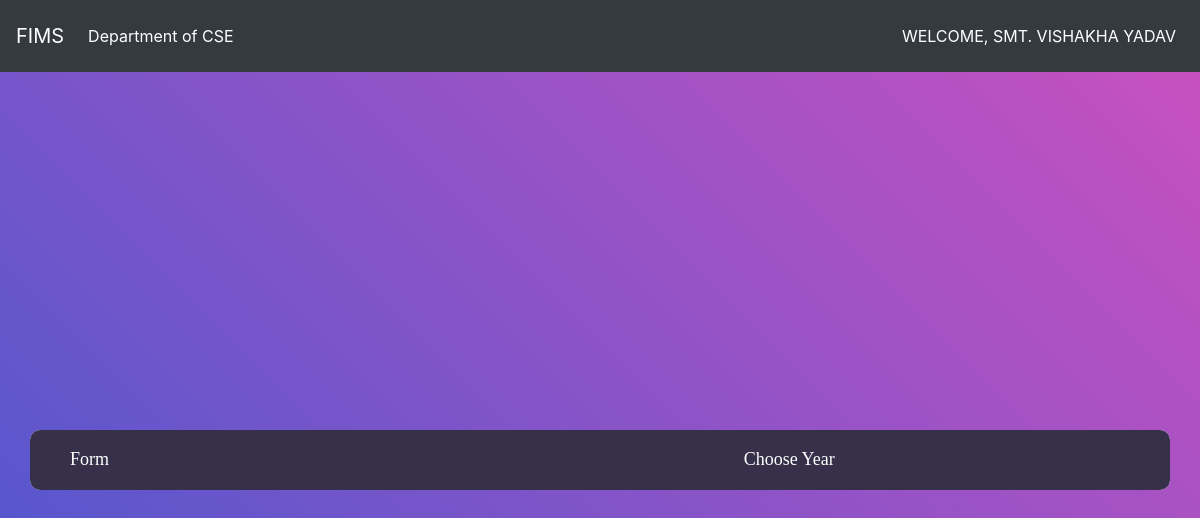
The app's page /index/ (signed in), older data.
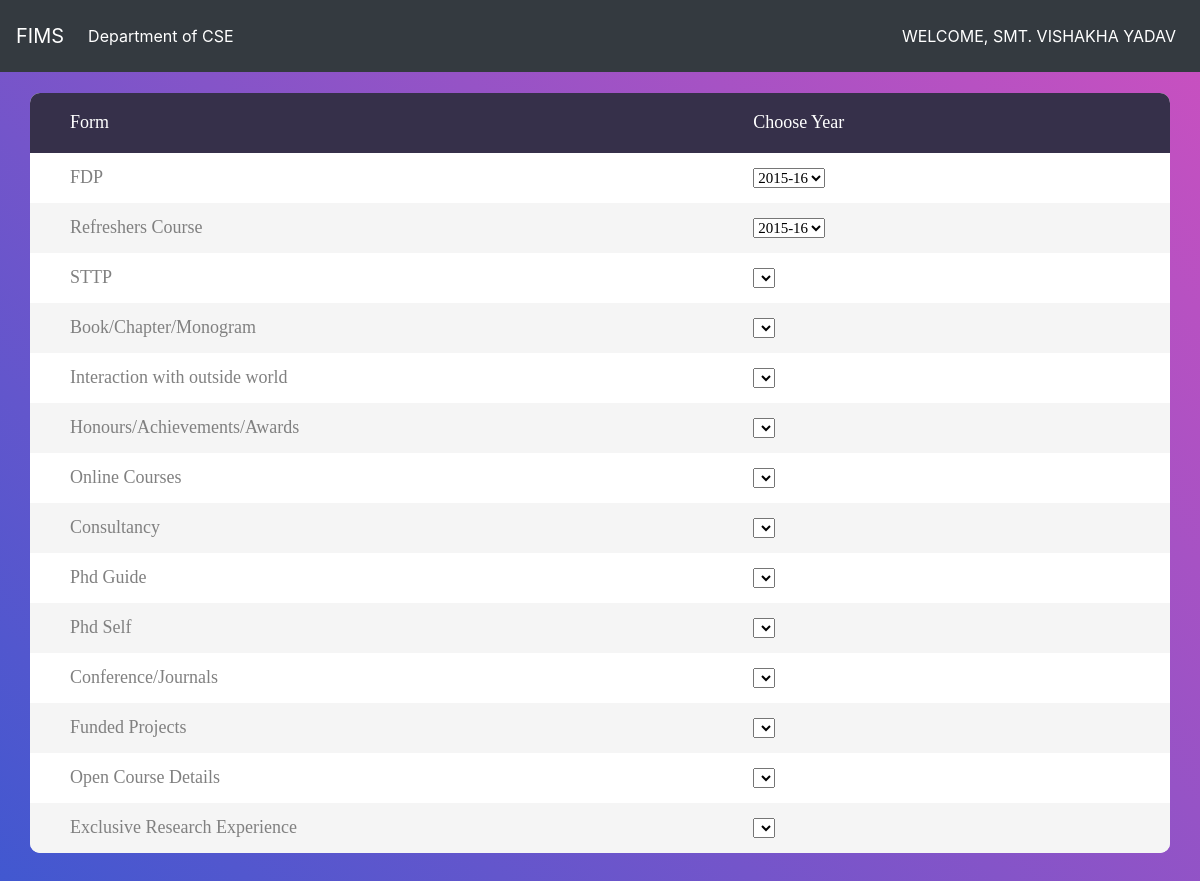
The same page, newer data.
### t1/models.py (models this page shows, shortened)
class User(AbstractUser):
	phone = models.BigIntegerField(null=True)
	department = models.ForeignKey('Department', on_delete=models.CASCADE,null=True)
	designation = models.ForeignKey('Designation', on_delete=models.CASCADE,null=True)
	teach_status = models.BooleanField(default=False)
	info = models.CharField(max_length=20, blank=True, null=True)
	def __str__(self):
		return self.username

class Department(models.Model):
	name = models.CharField(max_length=20, blank=True, null=True)
	def __str__(self):
		return self.name

class Field(models.Model):
	name = models.CharField(max_length=30, blank=True, null=True)

### t1/views.py (the view)
# urls.py: url(r'^index/', views.index, name="index"),
def index(request):
    year_ftp = {}
    data0 = User.objects.get(username=request.user)
    print(data0.department)
    data1 = Field.objects.all()
    data2 = Year.objects.all()
    data3 = zip(data1,data2)
    for i in data2:
        if fdp.objects.filter(info=request.user).filter(year=i).exists():
            year_ftp[i] = i
    context = {
            'data0':data0,
            'data1':data1,
            'data2':data2,
            'data3':data3,
            'year_ftp':year_ftp
        }
    return render(request,'index.html',context = context)

### t1/models.py (called while the page is built)
	def __str__(self):
		return self.year

### templates/index.html (shortened to what this page needs)
<!DOCTYPE html>
{% load staticfiles %}
{% load widget_tweaks %}
<html lang="en">
<head>
	<link rel="stylesheet" type="text/css" href="{% static "vendor1/bootstrap/css/bootstrap.min.css" %}">
	<link rel="stylesheet" type="text/css" href="{% static "fonts1/font-awesome-4.7.0/css/font-awesome.min.css" %}">
	<link rel="stylesheet" type="text/css" href="{% static "vendor1/animate/animate.css" %}">
	<link rel="stylesheet" type="text/css" href="{% static "vendor1/select2/select2.min.css" %}">
	<link rel="stylesheet" type="text/css" href="{% static "vendor1/perfect-scrollbar/perfect-scrollbar.css" %}">
	<link rel="stylesheet" type="text/css" href="{% static "css1/util.css" %}">
	<link rel="stylesheet" type="text/css" href="{% static "css1/main.css" %}">
<link rel="stylesheet" href="https://stackpath.bootstrapcdn.com/bootstrap/4.1.3/css/bootstrap.min.css">
</head>
<body style="background: #c850c0; background: -webkit-linear-gradient(45deg, #4158d0, #c850c0);
background: -o-linear-gradient(45deg, #4158d0, #c850c0);
background: -moz-linear-gradient(45deg, #4158d0, #c850c0);
 background: linear-gradient(45deg, #4158d0, #c850c0);">
<nav class="navbar navbar-expand-lg navbar-dark bg-dark fixed-top">
  <a class="navbar-brand" href="#">FIMS</a>
  <div class="collapse navbar-collapse" id="navbarNavAltMarkup">
    <div class="navbar-nav">
      <a class="nav-item nav-link active" href="#">Department of {{data0.department}}<span class="sr-only">(current)</span></a>
    </div>
  </div>
   <span class="navbar-text">
     <div class="navbar-nav">
      <a class="nav-item nav-link active" href="#">WELCOME, {{data0.first_name}}</a>
    </span>
</nav>
	<div class="limiter" style="margin-top: 5%;">
		<div class="container-table100">
			<div class="wrap-table100">
				<div class="table100">
					<table>
						<thead>
							<tr class="table100-head">
								<th class="column1">Form</th>
								<th class="column2">Choose Year</th>
							</tr>
						</thead>
						<tbody>
							<form method="POST">
							{% for form_name in data1 %}
								<tr>
									<td class="column1"><span style="font-size: 18px;">{{ form_name.name }}</span></td>
									<td class="column2">
									<select onchange="location = this.value;">
										{% for year in data2 %}
											{% if form_name.pk == 1 %}
											<option value="/fdp/{{year.year}}">
										{{year.year}}
										</option>
										{% endif %}
											{% if form_name.pk == 2 %}
											<option value="/ref_course/{{year.year}}">
										{{year.year}}
										</option>
										{% endif %}
										{% endfor %}
										</select>
									</td>
								</tr>
								{% endfor %}
								</form>
						</tbody>
					</table>
				</div>
			</div>
		</div>
	</div>
</body>
</html>

### static/css1/main.css (style rules this page uses)
* { margin: 0px; padding: 0px; box-sizing: border-box; }
body, html { height: 100%; font-family: sans-serif; background: #c850c0; background: -webkit-linear-gradient(45deg, #4158d0, #c850c0); background: -o-linear-gradient(45deg, #4158d0, #c850c0); background: -moz-linear-gradient(45deg, #4158d0, #c850c0); background: linear-gradient(45deg, #4158d0, #c850c0); }
a { margin: 0px; transition: all 0.4s; -webkit-transition: all 0.4s; -o-transition: all 0.4s; -moz-transition: all 0.4s; }
.limiter { width: 100%; margin: 0 auto; }
.container-table100 { width: 100%; min-height: 100vh; background: #c850c0; background: -webkit-linear-gradient(45deg, #4158d0, #c850c0); background: -o-linear-gradient(45deg, #4158d0, #c850c0); background: -moz-linear-gradient(45deg, #4158d0, #c850c0); background: linear-gradient(45deg, #4158d0, #c850c0); display: -webkit-box; display: -webkit-flex; display: -moz-box; display: -ms-flexbox; display: flex; align-items: center; justify-content: center; flex-wrap: wrap; padding: 33px 30px; }
.wrap-table100 { width: 1170px; }
table { border-spacing: 1; border-collapse: collapse; background: white; border-radius: 10px; overflow: hidden; width: 100%; margin: 0 auto; position: relative; }
table * { position: relative; }
table td, table th { padding-left: 8px; }
table thead tr { height: 60px; background: #36304a; }
table tbody tr { height: 50px; }
table tbody tr:last-child { border: 0; }
table td, table th { text-align: left; }
.table100-head th { font-family: OpenSans-Regular; font-size: 18px; color: #fff; line-height: 1.2; font-weight: unset; }
tbody tr:nth-child(even) { background-color: #f5f5f5; }
tbody tr { font-family: OpenSans-Regular; font-size: 15px; color: #808080; line-height: 1.2; font-weight: unset; }
.column1 { width: 260px; padding-left: 40px; }
.column2 { width: 160px; }

Row changes from the older to the newer data that the page shows:
added Field: name "FDP"
added Field: name "Refreshers Course"
added Field: name "STTP"
added Field: name "Book/Chapter/Monogram"
added Field: name "Interaction with outside world"
added Field: name "Honours/Achievements/Awards"
added Field: name "Online Courses"
added Field: name "Consultancy"
added Field: name "Phd Guide"
added Field: name "Phd Self"
added Field: name "Conference/Journals"
added Field: name "Funded Projects"
added Field: name "Open Course Details"
added Field: name "Exclusive Research Experience"
